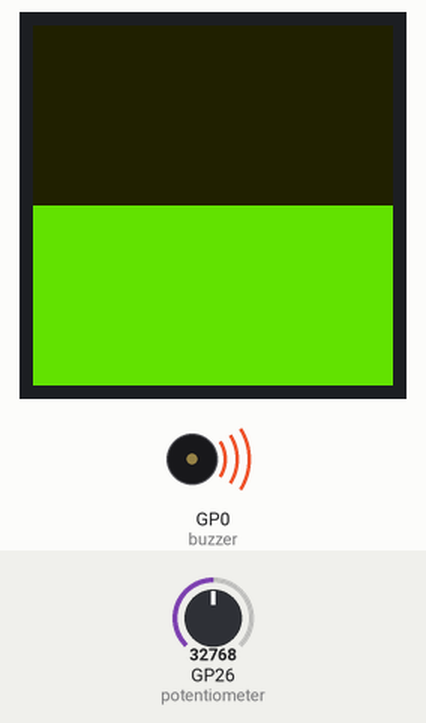
Recording of a program running on a simulated Raspberry Pi Pico running MicroPython. Parts: 240×240 colour display, buzzer (waves = sounding). Inputs (shaded band) come from the test bench; at power-on: GP26 (potentiometer) = 32768 (analog values on the 0–65535 scale).

Above: at 1.2 s.
1.3 s: GP26 (potentiometer) set to 688
At 2.2 s:
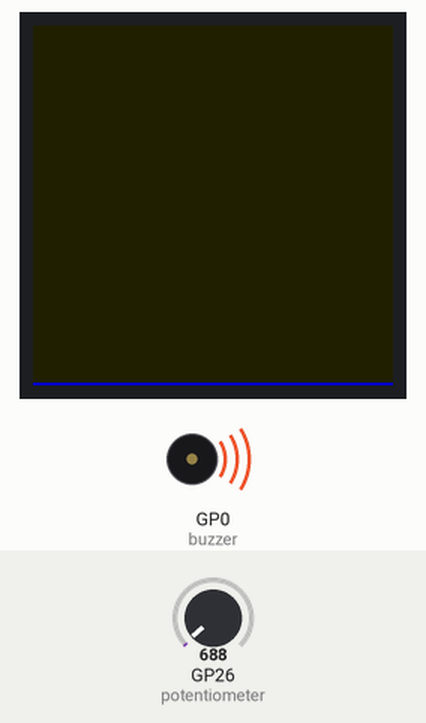
2.8 s: GP26 (potentiometer) set to 576
At 3.7 s:
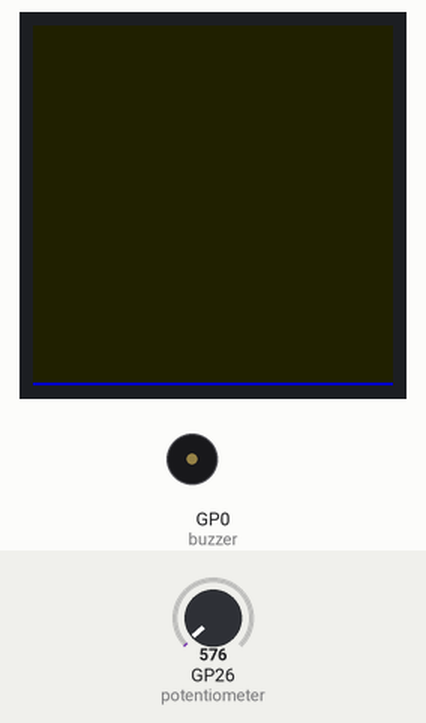
4.3 s: GP26 (potentiometer) set to 0
At 4.7 s:
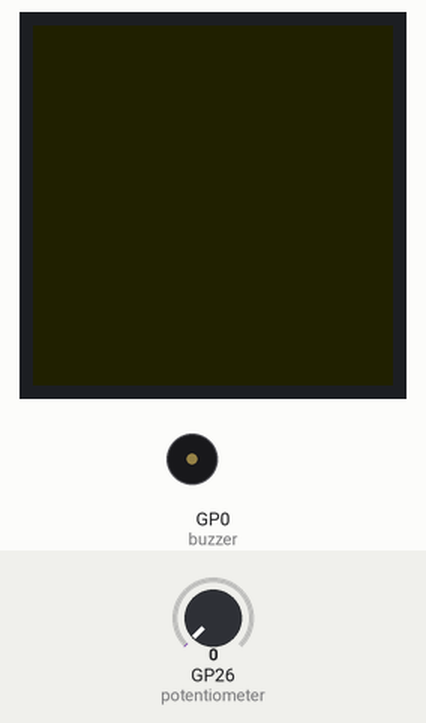
Timing chart, 0 to 7.3 s (numbered marks = the images above; inputs shaded):
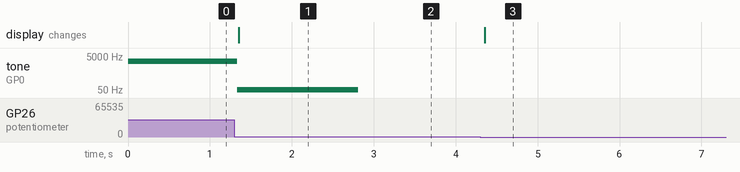

The program:

program3.py
```python
"""
Author: Jeremy Castagno
Description: Control Pico Explorer Board Speaker with Potentiometer
"""
import utime
import machine
from picographics import PicoGraphics, DISPLAY_PICO_EXPLORER
from pimoroni import Buzzer

# import our tone mapping
from tones import tone_list, max_freq

# setup the display
display = PicoGraphics(display=DISPLAY_PICO_EXPLORER)
# get width and height of display
WIDTH, HEIGHT = display.get_bounds()
# get background color pen (dark grey)
BG = display.create_pen(40, 40, 40)
# setup the potentiometer
potentiometer = machine.ADC(26)

# Create a buzzer on pin 0
# Don't forget to wire GP0 to AUDIO!
buzzer = Buzzer(0)

colors = [(0, 0, 255), (0, 255, 0), (255, 255, 0), (255, 0, 0)]

def percentage_to_color(percent):
    "Convert a number from 0 to 1 to an RGB color"
    f_index = (len(colors) - 1) * percent
    index = int(f_index)

    if index == len(colors) - 1:
        return colors[index]

    blend_b = f_index - index
    blend_a = 1.0 - blend_b

    a = colors[index]
    b = colors[index + 1]

    return [int((a[i] * blend_a) + (b[i] * blend_b)) for i in range(3)]

def play_tone(frequency):
    "This function will pay the tone (frequency) requested"
    buzzer.set_tone(frequency)

def draw_frequency(frequency):
    "This function will draw a colored bar based upon the frequency. Height and color changes"
    percent = frequency / max_freq
    color = percentage_to_color(percent)
    bar_width = WIDTH
    bar_height = int(percent * HEIGHT)
    bar_color = display.create_pen(*color)
    display.set_pen(bar_color)
    # x, y, width, height
    display.rectangle(0, HEIGHT-bar_height, bar_width, bar_height)

for i in range(0, max_freq):
    display.set_pen(BG)
    display.clear()

    value = potentiometer.read_u16()
    chosen_freq = int(max_freq * (value/ 65536))
    play_tone(chosen_freq)
    draw_frequency(chosen_freq)

    display.update()
    utime.sleep_ms(30)
```

tones.py
```python
# this handy list converts notes into frequencies, which you can use with the explorer.set_tone function
tone_list = {
    "B0": 31,
    "C1": 33,
    "CS1": 35,
    "D1": 37,
    "DS1": 39,
    "E1": 41,
    "F1": 44,
    "FS1": 46,
    "G1": 49,
    "GS1": 52,
    "A1": 55,
    "AS1": 58,
    "B1": 62,
    "C2": 65,
    "CS2": 69,
    "D2": 73,
    "DS2": 78,
    "E2": 82,
    "F2": 87,
    "FS2": 93,
    "G2": 98,
    "GS2": 104,
    "A2": 110,
    "AS2": 117,
    "B2": 123,
    "C3": 131,
    "CS3": 139,
    "D3": 147,
    "DS3": 156,
    "E3": 165,
    "F3": 175,
    "FS3": 185,
    "G3": 196,
    "GS3": 208,
    "A3": 220,
    "AS3": 233,
    "B3": 247,
    "C4": 262,
    "CS4": 277,
    "D4": 294,
    "DS4": 311,
    "E4": 330,
    "F4": 349,
    "FS4": 370,
    "G4": 392,
    "GS4": 415,
    "A4": 440,
    "AS4": 466,
    "B4": 494,
    "C5": 523,
    "CS5": 554,
    "D5": 587,
    "DS5": 622,
    "E5": 659,
    "F5": 698,
    "FS5": 740,
    "G5": 784,
    "GS5": 831,
    "A5": 880,
    "AS5": 932,
    "B5": 988,
    "C6": 1047,
    "CS6": 1109,
    "D6": 1175,
    "DS6": 1245,
    "E6": 1319,
    "F6": 1397,
    "FS6": 1480,
    "G6": 1568,
    "GS6": 1661,
    "A6": 1760,
    "AS6": 1865,
    "B6": 1976,
    "C7": 2093,
    "CS7": 2217,
    "D7": 2349,
    "DS7": 2489,
    "E7": 2637,
    "F7": 2794,
    "FS7": 2960,
    "G7": 3136,
    "GS7": 3322,
    "A7": 3520,
    "AS7": 3729,
    "B7": 3951,
    "C8": 4186,
    "CS8": 4435,
    "D8": 4699,
    "DS8": 4978
}

max_freq = 5000
example_song = ["F6", "F6", "E6", "F6", "F5", "P", "F5", "P", "C6", "AS5", "A5", "C6", "F6", "P", "F6", "P", "G6", "FS6", "G6", "G5", "P", "G5", "P", "G6", "F6", "E6", "D6", "C6", "P", "C6", "P", "D6", "E6", "F6", "E6", "D6", "C6", "D6", "C6", "AS5", "A5", "AS5", "A5", "G5", "F5", "G5", "F5", "E5", "D5", "C5", "D5", "E5", "F5", "G5", "AS5", "A5", "G5", "A5", "F5", "P", "F5"]
```

Measured:
- the behaviour switches between 656 and 640 on GP26 (potentiometer) (found by bisection; images 1 and 2)
- after the input at 1.3 s, tone on GP0 (buzzer): 2500 Hz → 52 Hz at once; the display: changes after 0.05 s (image 1)
- after the input at 2.8 s, tone on GP0 (buzzer): 52 Hz → silent at once
- after the input at 4.3 s, the display: changes after 0.05 s (image 3)
